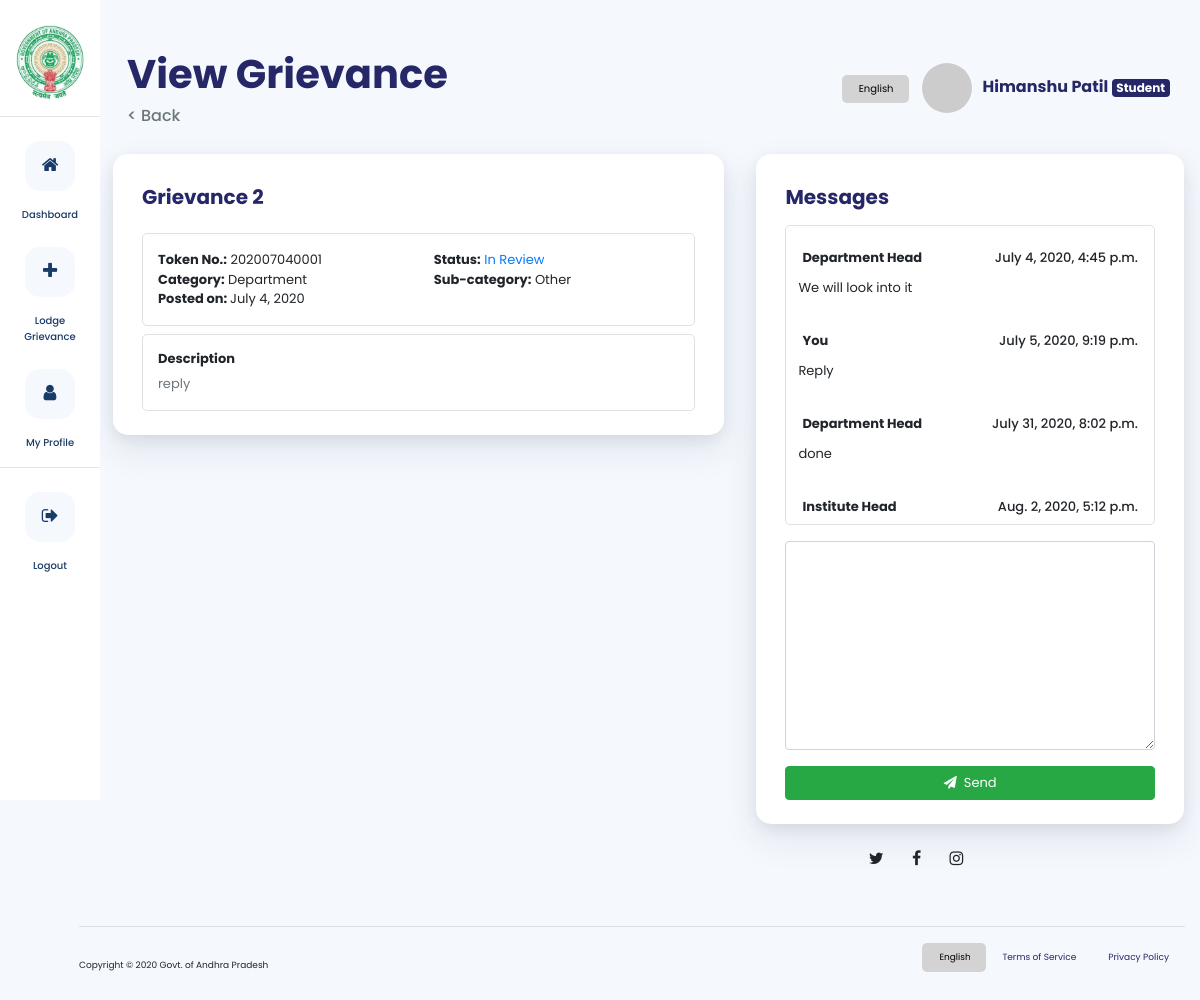
/dashboard/view/grievance/202007040001/ (signed in), run on the app's committed database.
### accounts/models.py (models this page shows, shortened)
class User(DesignationConstants, AbstractUser):
    first_name = models.CharField(max_length=50)
    last_name = models.CharField(max_length=50)
    designation = models.CharField(max_length=5, choices=DesignationConstants.DESIGNATION_CHOICES)
    REQUIRED_FIELDS = ['first_name', 'last_name']

### studentg/models.py (models this page shows, shortened)
class Grievance(StatusConstants, models.Model):
    user = models.ForeignKey(User, on_delete=models.CASCADE, related_name='grievances')
    date = models.DateField(auto_now_add=True)
    redressal_body = models.ForeignKey(RedressalBody, on_delete=models.CASCADE, related_name='grievances')
    daytoken = models.IntegerField()
    last_update = models.DateField(auto_now=True)
    status = models.PositiveSmallIntegerField(choices=StatusConstants.STATUS_CHOICES, default=StatusConstants.REVIEW)
    message = models.TextField(max_length=1000)
    subject = models.CharField(max_length=255)
    image = models.ImageField(null=True, blank=True, upload_to='images/')
    UNIVERSITY = 1
    INSTITUTE = 2
    DEPARTMENT = 3
    CATEGORY_CHOICES = [
        (UNIVERSITY, 'University'),
        (INSTITUTE, 'Institute'),
        (DEPARTMENT, 'Department'),
    ]
    category = models.PositiveSmallIntegerField(choices=CATEGORY_CHOICES)
    sub_category = models.ForeignKey(SubCategory, on_delete=models.CASCADE)
    class Meta:
        unique_together = (("date", "daytoken"),)
        ordering = ['-last_update']
    def token(self):
        return self.date.strftime('%Y%m%d') + str(self.daytoken).zfill(4)
    def status_html_class(self):
        return self.STATUS_COLORS[self.status]
    @classmethod
    def get_from_token(cls, token):
        date = datetime.datetime.strptime(token[:-4], "%Y%m%d").date()
        daytoken = int(token[-4:])
        try:
            grievance = cls.objects.get(date=date, daytoken=daytoken)
        except cls.DoesNotExist:
            grievance = None
        return grievance

class Reply(models.Model):
    user = models.ForeignKey(User, on_delete=models.CASCADE)
    grievance = models.ForeignKey(Grievance, on_delete=models.CASCADE, related_name='reply')
    date_time = models.DateTimeField(auto_now_add=True)
    message = models.TextField(max_length=1000)
    class Meta:
        ordering = ['date_time']
        verbose_name_plural = "Replies"

### redressal/models.py (models this page shows, shortened)
class SubCategory(models.Model):
    sub_type = models.CharField(max_length=255)
    LOW = 0
    HIGH = 1
    PRIORITY_CHOICES = [
        (LOW, 'Low'),
        (HIGH, 'High'),
    ]
    priority = models.PositiveSmallIntegerField(choices=PRIORITY_CHOICES, default=LOW)
    redressal_body = models.ForeignKey(RedressalBody, on_delete=models.CASCADE, related_name='subcategories')
    class Meta:
        unique_together = (("sub_type", "redressal_body"),)
        verbose_name_plural = "Sub categories"

### studentg/views.py (the view, shortened to what this page needs)
# urls.py: path('view/grievance/<token>/', views.ViewGrievance.as_view(), name="view_grievance"),
@method_decorator(login_required, name="dispatch")
@method_decorator(is_owner_of_grievance(raise_denied=True), name="dispatch")
class ViewGrievance(View):
    template_name = 'studentg/view_grievance.html'
    def get(self, request, *args, **kwargs):
        context = self.get_context_data(**kwargs)
        grievance = context['grievance']
        replies = context['replies']
        last_reply = replies.last()
        if grievance.status in [Grievance.RESOLVED, Grievance.REJECTED]:
            try:
                rating_form = RatingForm(instance=grievance.rating)
            except Rating.DoesNotExist:
                rating_form = RatingForm()
            context['rating_form'] = rating_form
        if last_reply and self.request.user != last_reply.user and grievance.status not in [Grievance.RESOLVED, Grievance.REJECTED]:
            reply_form = NewReplyForm()
            context['reply_form'] = reply_form
        return render(request, self.template_name, context)
    def get_context_data(self, **kwargs):
        context = {}
        grievance = Grievance.get_from_token(kwargs['token'])
        if not grievance:
            raise Http404()
        replies = Reply.objects.filter(grievance=grievance)
        context['grievance'] = grievance
        context['replies'] = replies
        return context

### studentg/forms.py (shortened to what this page needs)
class NewReplyForm(forms.ModelForm):
    class Meta:
        model = Reply
        fields = ['message']

### accounts/templatetags/gravatar.py (called while the page is built)
@register.filter
def gravatar(user):
    email = user.email.lower().encode('utf-8')
    default = 'mm'
    size = 256
    url = 'https://www.gravatar.com/avatar/{md5}?{params}'.format(
        md5=hashlib.md5(email).hexdigest(),
        params=urlencode({'d': default, 's': str(size)})
    )
    return url

### templates/studentg/view_grievance.html (shortened to what this page needs)
{% extends 'studentg/dashboard_base.html' %}
{% load widget_tweaks %}
{% block page_heading %}View Grievance{% endblock page_heading %}
{% block page_content %}
<div class="container mt-3 pl-lg-5">
    <div class="row">
        <div class="col-lg-7 col-12 px-lg-3 ">
            <div class="card-custom mt-2 mt-lg-0 help-card pb-4">
                <div class="row justify-content-between align-items-center mx-1">
                    <div class="">
                        <h5 class="my-3 card-custom-title" style="">{{ grievance.subject }}</h5>
                    </div>
                </div>
                <div class="row justify-content-between align-items-center py-3 mx-1 mt-2"
                    style="border: 1px solid #dee2e6; border-radius: 5px">
                    <div class="col">
                        <div class="row">
                            <div class="col-12 col-lg-6">
                                <p><b>Token No.:</b> {{ grievance.token }}</p>
                            </div>
                            <div class="col">
                                <p><b>Status:</b><span class="{{ grievance.status_html_class }}">
                                        {{ grievance.get_status_display }}</span></p>
                            </div>
                            <div class="col-12 col-lg-6">
                                <p><b>Category:</b> {{ grievance.get_category_display }}</p>
                            </div>
                            <div class="col">
                                <p><b>Sub-category:</b> {{ grievance.sub_category.sub_type }}</p>
                            </div>
                            <div class="col-12 col-lg-6">
                                <p><b>Posted on: </b> {{ grievance.date }}</p>
                            </div>
                        </div>
                    </div>
                </div>
                <div class="row justify-content-between align-items-center py-3 mx-1 mt-2"
                    style="border: 1px solid #dee2e6; border-radius: 5px">
                    <div class="col">
                        <h6 class="font-weight-bold">Description</h6>
                        <p class="text-muted">
                            {{ grievance.message }}
                        </p>
                    </div>
                </div>
            </div>
        </div>
        {% if grievance.status != grievance.DRAFT %}
        <div class="col-lg-5 col-12 px-lg-3 ">
            <div class="card-custom mt-2 mt-lg-0 help-card pb-4">
                <div class="row justify-content-between align-items-center mx-1">
                    <div class="">
                        <h5 class="my-3 card-custom-title" style="">Messages</h5>
                    </div>
                </div>
                <div class="row justify-content-between align-items-center mx-1">
                    <div class="col-12">
                        <div class="row justify-content-center">
                            <div class="col-lg-12 col-12 px-lg-0 order-lg-1 p-0">
                                <div
                                    style="max-height:300px; overflow-y:scroll; border: 1px solid #dee2e6; border-radius: 5px;">
                                    <table class="table filter-this-table">
                                        <tbody>
                                            {% include "includes/iterate_replies.html" %}
                                        </tbody>
                                    </table>
                                </div>
                            </div>
                        </div>
                        {% if reply_form %}
                        <form method="post">
                            {% include "includes/reply_form.html" %}
                            <div class="row" style="text-align: center" class=" mb-3 ">
                                <button type="submit" class="btn btn-success" style="width: 100%"><i
                                        class="fa fa-paper-plane" aria-hidden="true"></i> &nbsp;Send
                                </button>
                            </div>
                        </form>
                        {% endif %}
                    </div>
                </div>
            </div>
        </div>
        {% endif %}
    </div>
</div>
{% endblock page_content %}

### templates/studentg/dashboard_base.html (shortened to what this page needs)
{% load static %}
{% load gravatar %}
<!DOCTYPE html>
<html lang="en">
<head>
    <link href="{% static 'assets/css/custom-css/index.css' %}" rel="stylesheet"/>
    <link rel="stylesheet" href="https://stackpath.bootstrapcdn.com/bootstrap/4.4.1/css/bootstrap.min.css"
>
    <link href="{% static 'assets/css/font-awesome.min.css' %}" rel="stylesheet"/>
</head>
<body class="landing-page pl-lg-5 ml-lg-3"
      style="background-color: #f5f9fe">
<div class="partials_sidebar_import d-none d-lg-block">
    {% include "studentg/includes/partial_sidebar.html" %}
</div>
<div class="container pl-lg-5 mt-4 mt-lg-0 mb-2">
    <div class="col page-title mt-5 mt-lg-0" style="padding-top: 50px; padding-bottom: 5px;">
        <div class="row align-items-center" align="center">
            <div class="col">
                <h1 class="font-weight-bold" style="color:#252766; text-align: left">{% block page_heading %}{% endblock page_heading %}</h1>
                <h6 href="grievances_list.html" class="text-muted" style="text-align: left; cursor: pointer"
                    onClick="javascript:history.go(-1)" class="text-muted">< Back</h6>
            </div>
            <div class="col justify-content-end d-none d-lg-block">
                <h6 class="font-weight-bold" style="color:#252766; text-align: end">
                    <select onchange="doGTranslate(this);" style="border-radius: 5px; font-size: x-small; padding: 8px 16px !important; ::ms-expand{ display: none}; -webkit-appearance: none;
    -moz-appearance: none;
    text-indent: 1px;
    text-overflow: ''; border: none; cursor: pointer;background-color: lightgrey; color:black">
                        <option class="lang notranslate" value="en|en">English</option>
                    </select>
                    <img src="{{ request.user|gravatar }}" class="profile-pic-dashboard" height="50">
                    {{ request.user.first_name }} {{ request.user.last_name }}
                    <span class="badge badge-secondary"
                          style="background-color:#252766">{{ request.user.get_designation_display }}</span>
                </h6>
            </div>
        </div>
    </div>
</div>
{% block page_content %}
{% endblock page_content %}
<div class="partials_footer">
    {% include "includes/partial_footer.html" %}
</div>
</body>
</html>

### templates/includes/iterate_replies.html (shortened to what this page needs)
{% for reply in replies %}
<tr>
    <td style="vertical-align: middle; border-top: none !important;" colspan="1">
        <table class="table filter-this-table mb-0">
            <tr>
                <td style="padding: 4px; border-top: none !important;">
                    <h6 class="my-2 font-weight-bold">{% if reply.user == request.user %}
                        You
                        {% else %}
                        {{ reply.user.get_designation_display }}
                        {% endif %}</h6>
                </td>
                <td style="padding: 4px; text-align: right; border-top: none !important;">
                    <h6 class="my-2">{{ reply.date_time }}</h6>
                </td>
            </tr>
        </table>
        <p>
            {{ reply.message }}
        </p>
    </td>
</tr>
{% endfor %}

### static/assets/css/custom-css/index.css (style rules this page uses)
.card-custom-title { font-weight: bold; color: #252766; }
.partials_sidebar_import { padding-top: 25px; left: 0; width: 100px; height: 100vh; z-index: 100; color: white; position: fixed; background-color: white; overflow-y: scroll; }
.lang { color: black; }
.page-title { padding-top: 100px; padding-bottom: 50px; color: white; font-family: 'Poppins', sans-serif; text-align: center; }
.card-custom { background-color: white; border-radius: 15px; padding: 15px 15px; box-shadow: 0 15px 35px rgba(50, 50, 93, 0.1), 0 5px 15px rgba(0, 0, 0, 0.07) !important; }
.card-custom input, .card-custom select, .card-custom button, .card-custom textarea, .card-custom p, .card-custom .custom-checkbox, .card-custom label, table thead, table tbody, .card-custom h6 { font-size: x-small !important; }
@media (min-width: 992px) { .card-custom input, .card-custom select, .card-custom button, .card-custom textarea, .card-custom p, .card-custom .custom-checkbox, .card-custom label, table thead, table tbody, .card-custom h6 { font-size: small !important; } }
@media (min-width: 992px) { .card-custom { padding: 15px 25px; } }
.profile-pic-dashboard { width: 50px; border-radius: 50%; }
body { font-family: 'Poppins', sans-serif; }
* { font-family: 'Poppins', sans-serif; }
html { scroll-behavior: smooth; }
p { margin: 0px !important; }
.table td { vertical-align: middle !important; }

### templates/studentg/includes/partial_navbar.html (style rules this page uses)
body { top: 0 !important; }

### templates/studentg/dashboard_base.html (style rules this page uses)
body { top: 0 !important; }

### data on the page
User: user.first_name "Himanshu", user.last_name "Patil", user.designation "Student"
Grievance: subject "Grievance 2", token "202007040001", status "In Review", category "Department", sub_category.sub_type "Other", date "July 4, 2020", message "reply"
Reply: user.designation "Department Head", date_time "July 4, 2020, 4:45 p.m.", message "We will look into it"
Reply: shows "You", date_time "July 5, 2020, 9:19 p.m.", message "Reply"
Reply: user.designation "Department Head", date_time "July 31, 2020, 8:02 p.m.", message "done"
Reply: user.designation "Institute Head", date_time "Aug. 2, 2020, 5:12 p.m."
